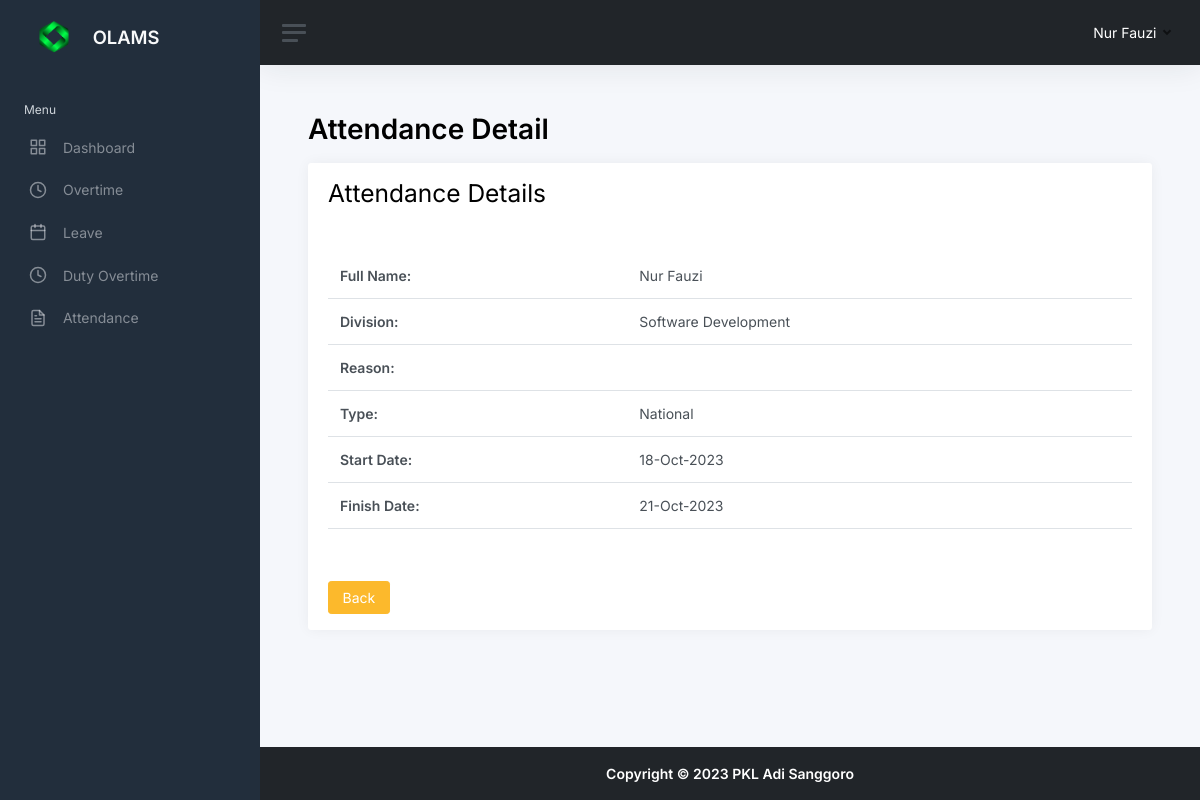
The app's page /attendance_detail.php?id=8 (signed in), older data.
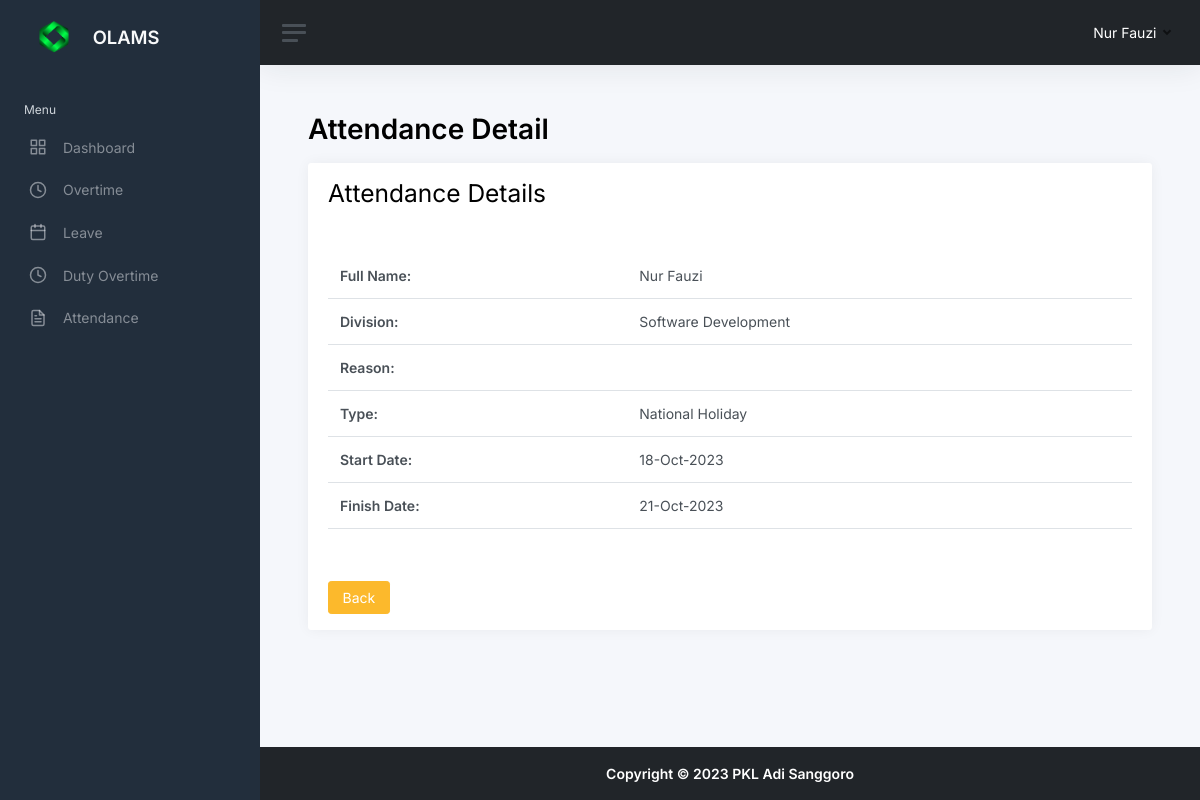
The same page, newer data.
### tables this page shows
CREATE TABLE `attendances` (
  `attendance_id` int(10) UNSIGNED NOT NULL,
  `user_id` tinyint(3) UNSIGNED NOT NULL,
  `division_id` tinyint(3) UNSIGNED NOT NULL,
  `reason` text NOT NULL,
  `type` enum('Sick','National Holiday') NOT NULL,
  `start_date` date DEFAULT NULL,
  `finish_date` date DEFAULT NULL,
  `created_at` timestamp NOT NULL DEFAULT current_timestamp(),
  `created_by` tinyint(3) UNSIGNED NOT NULL,
  `updated_at` timestamp NULL DEFAULT NULL ON UPDATE current_timestamp(),
  `updated_by` tinyint(3) UNSIGNED DEFAULT NULL
);

CREATE TABLE `users` (
  `user_id` tinyint(3) UNSIGNED NOT NULL,
  `role_id` tinyint(3) UNSIGNED NOT NULL,
  `name` varchar(64) NOT NULL,
  `username` varchar(32) NOT NULL,
  `password` varchar(254) NOT NULL,
  `email` varchar(64) NOT NULL,
  `created_by` tinyint(3) UNSIGNED NOT NULL,
  `created_at` timestamp NOT NULL DEFAULT current_timestamp(),
  `updated_by` tinyint(3) UNSIGNED DEFAULT NULL,
  `updated_at` timestamp NULL DEFAULT NULL ON UPDATE current_timestamp()
);

CREATE TABLE `m_divisions` (
  `division_id` tinyint(3) UNSIGNED NOT NULL,
  `division_name` varchar(64) NOT NULL,
  `created_at` timestamp NOT NULL DEFAULT current_timestamp(),
  `created_by` tinyint(3) UNSIGNED NOT NULL,
  `updated_at` timestamp NULL DEFAULT NULL ON UPDATE current_timestamp(),
  `updated_by` tinyint(3) UNSIGNED DEFAULT NULL
);

### include/conn.inc.php (called while the page is built, shortened)
<?php
function cleanValue($strhtml)
    {
        $strBersih = $strhtml;
        $strBersih = htmlspecialchars($strBersih);
        $strBersih = trim($strBersih);
        $strBersih = stripslashes($strBersih);
        $strBersih = strip_tags($strBersih);
        return $strBersih;
    }
?>

### attendance_detail.php (the view, shortened to what this page needs)
<?php
include __DIR__ . "/include/conn.inc.php";
if ($_SERVER['REQUEST_METHOD'] === 'GET' && isset($_GET['id']) && is_numeric($_GET['id'])) {
    $attendance_id = cleanValue($_GET['id']);
    $query = "SELECT
                attendances.attendance_id,
                attendances.reason,
                attendances.type,
                attendances.start_date,
                attendances.finish_date,
                m_divisions.division_name AS division_name,
                users.name AS name
              FROM attendances
              LEFT JOIN users ON attendances.user_id = users.user_id
              LEFT JOIN m_divisions ON attendances.division_id = m_divisions.division_id
              WHERE attendances.attendance_id = ?";
    $stmt = mysqli_prepare($conn, $query);
    mysqli_stmt_bind_param($stmt, "i", $attendance_id);
    mysqli_stmt_execute($stmt);
    $result = mysqli_stmt_get_result($stmt);
    if (mysqli_num_rows($result) > 0) {
        $attendanceDetails = mysqli_fetch_assoc($result);
    } else {
        exit("Attendance record not found.");
    }
} else {
    exit("Invalid request.");
}
?>
<!DOCTYPE html>
<html lang="en">
<head>
    <?php include "head.inc.php"; ?>
</head>
<body>
    <div class="wrapper">
        <?php include "components/sidebar.inc.php"; ?>
        <div class="main">
            <?php include "components/navbar.inc.php"; ?>
            <main class="content">
                <div class="container-fluid p-0">
                    <h1 class="h1 mb-3 judul_halaman"><strong>Attendance Detail</strong></h1>
                    <div class="row">
                        <div class="col-12">
                            <div class="card">
                                <div class="card-header">
                                    <h2>Attendance Details</h2>
                                </div>
                                <div class="card-body">
                                    <table class="table">
                                        <tr>
                                            <td><strong>Full Name:</strong></td>
                                            <td><?= $attendanceDetails['name'] ?></td>
                                        </tr>
                                        <tr>
                                            <td><strong>Division:</strong></td>
                                            <td><?= $attendanceDetails['division_name'] ?></td>
                                        </tr>
                                        <tr>
                                            <td><strong>Reason:</strong></td>
                                            <td><?= $attendanceDetails['reason'] ?></td>
                                        </tr>
                                        <tr>
                                            <td><strong>Type:</strong></td>
                                            <td><?= $attendanceDetails['type'] ?></td>
                                        </tr>
                                        <tr>
                                            <td><strong>Start Date:</strong></td>
                                            <td><?= date('d-M-Y', strtotime($attendanceDetails['start_date'])) ?></td>
                                        </tr>
                                        <tr>
                                            <td><strong>Finish Date:</strong></td>
                                            <td><?= date('d-M-Y', strtotime($attendanceDetails['finish_date'])) ?></td>
                                        </tr>
                                    </table>
                                </div>
                                <div class="card-footer">
                                    <a href="attendancelist.php" class="btn btn-warning">Back</a>
                                </div>
                            </div>
                        </div>
                    </div>
                </div>
            </main>
            <?php include "components/footer.inc.php"; ?>
        </div>
    </div>
</body>
</html>

Row changes from the older to the newer data that the page shows:
changed attendances "Nur Fauzi": type "National" → "National Holiday"
